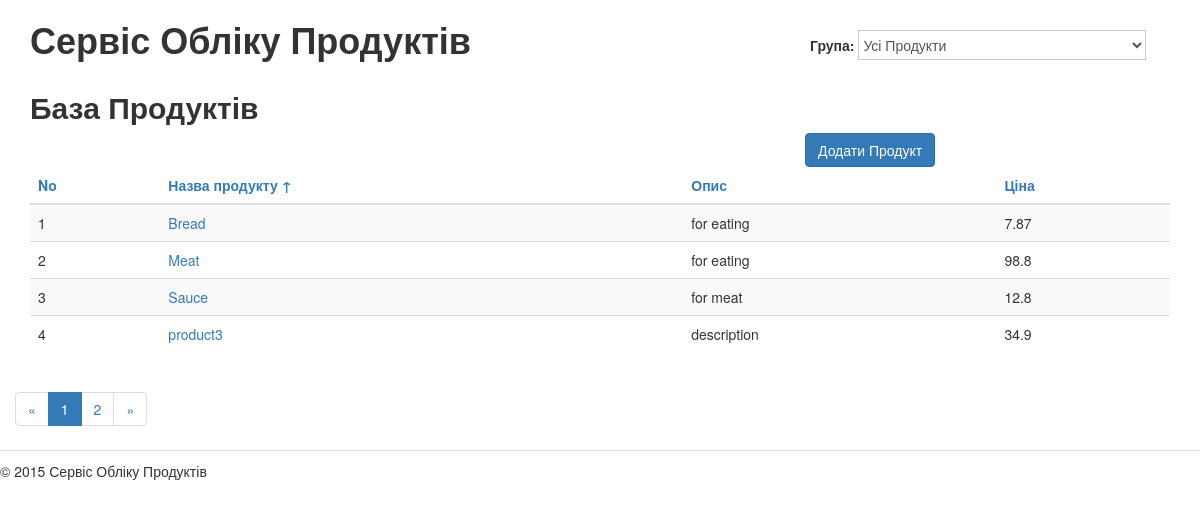
/products/?order_by=first_name, run on the app's committed database.
### products/models.py (models this page shows, shortened)
class Product(models.Model):
    class Meta(object):
        verbose_name = u"Продукт"
        verbose_name_plural = u"Продукти"
    first_name = models.CharField(
        max_length=256,
        blank=False,
        verbose_name=u"Назва")
    slug = models.SlugField(
        max_length=50,
        blank=False,
        verbose_name=u"Коротка назва-мітка")
    description = models.CharField(
        max_length=256,
        blank=False,
        verbose_name=u"Опис"
    )
    price = models.FloatField(
        blank=False,
        verbose_name=u"Ціна")
    created_at = models.DateField(
        blank=False,
        verbose_name=u"Дата створення",
        null=True)
    modified_at = models.DateField(
        blank=True,
        verbose_name=u"Дата змінення",
        default='')

### products/views.py (the view)
# urls.py: url(r'^products/$', 'products.views.products_list', name='products'),
def products_list(request):
    products = Product.objects.all()
    order_by = request.GET.get('order_by', '')
    if order_by in ('first_name', 'description', 'price'):
        products = products.order_by(order_by)
        if request.GET.get('reverse', '') == '1':
            products = products.reverse()
    paginator = Paginator(products, 4)
    page = request.GET.get('page')
    try:
        products = paginator.page(page)
    except PageNotAnInteger:
        products = paginator.page(1)
    except EmptyPage:
        products = paginator.page(paginator.num_pages)
    return render(request, 'products/products_list.html', {'products': products})

### products/templates/products/products_list.html (shortened to what this page needs)
{% extends "products/base.html" %}
{% load static from staticfiles %}
{% block title %}База Продуктів{% endblock title %}
{% block content %}
               <div class="col-xs-8">
               </div>
                <div class="col-xs-4">
                   <a class="btn btn-primary" href="{% url "products_add" %}">Додати Продукт</a>
               </div>
                <table class="table table-hover table-striped">
                    <thead>
                    <tr>
                        <th><a href="#">No</a></th>
                        <th><a href="{% url "products" %}?order_by=first_name{% if request.GET.order_by == 'first_name' and request.GET.reverse != '1' %}&amp;reverse=1 {% endif %}"> Назва продукту {% if request.GET.order_by == 'first_name' and request.GET.reverse != '1' %}&uarr;{% elif request.GET.order_by == 'first_name' and request.GET.reverse == '1' %}&darr;{% endif %}</a></th>
                        <th><a href="{% url "products" %}?order_by=description">Опис{% if request.GET.order_by == 'description' %}&uarr;{% endif %}</a></th>
                        <th><a href="{% url "products" %}?order_by=price">Ціна</a></th>
                    </tr>
                    </thead>
                    <tbody>
                    {% for product in products %}
                    <tr>
                        <td>{{ forloop.counter }}</td>
                        <td><a title="Редагувати" href="{% url "products_edit" product.id %}">{{ product.first_name }}</a>
                        </td>
                        <td>{{ product.description }}</td>
                        <td>{{ product.price }}</td>
                    </tr>
                    {% endfor %}
                    </tbody>
                </table>
            </div>
           {% if products.has_other_pages %}
                {% with order_by=request.GET.order_by reverse=request.GET.reverse %}
                <nav>
                  <ul class="pagination">
                    <li>
                      <a href="{% url "products" %}?page=1&amp;order_by={{ order_by }}&amp;reverse={{ reverse }}">&laquo;</a>
                    </li>
                    {% for p in products.paginator.page_range %}
                    <li {% if products.number == p %}class="active"{% endif %}>
                      <a href="{% url "products" %}?page={{ p }}&amp;order_by={{ order_by }}&amp;reverse={{ reverse }}">{{ p }}</a>
                    </li>
                    {% endfor %}
                    <li>
                      <a href="{% url "products" %}?page={{ products.paginator.num_pages }}&amp;order_by={{ order_by }}&amp;reverse={{ reverse }}">
                        &raquo;</a>
                    </li>
                  </ul>
                </nav>
                {% endwith %}
           {% endif %}
{% endblock content %}

### data on the page
Product: first_name "Bread", description "for eating", price "7.87"
Product: first_name "Meat", description "for eating", price "98.8"
Product: first_name "Sauce", description "for meat", price "12.8"
Product: first_name "product3", description "description", price "34.9"

### other printed values
{{ p }} "1" "2"
